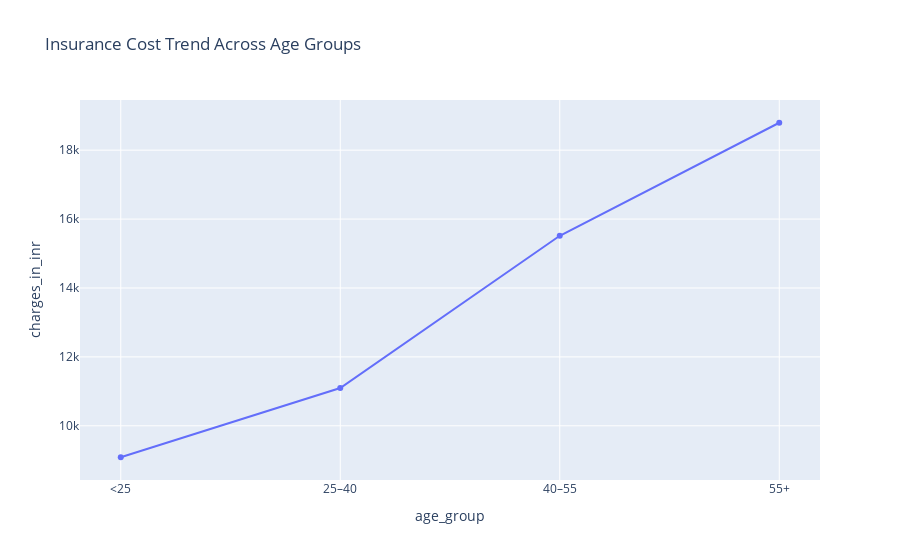

Notebook code cell kept with this figure:
### Markdown cell above
Smokers (~₹32k) pay much higher insurance costs than non-smokers.

Non-smokers (~₹8.4k) have significantly lower costs.

Reason: Smoking increases health risks and medical claims, so insurers charge higher premiums.

Key Insight:

Smokers cost nearly 4 times more than non-smokers.

### Code cell
# --------------------------------------------------
# Q7. Age impact – LINE CHART (GROUPED)
# --------------------------------------------------
df['age_group'] = pd.cut(
    df['age'],
    [0, 25, 40, 55, 100],
    labels=['<25', '25–40', '40–55', '55+']
)

age_avg = df.groupby('age_group')['charges_in_inr'].mean().reset_index()

px.line(
    age_avg,
    x='age_group',
    y='charges_in_inr',
    markers=True,
    title='Insurance Cost Trend Across Age Groups'
).show()

### Figure 1 — Plotly figure (JSON) as saved in the notebook; plotly's stock layout.template omitted (floating-point values rounded to 4 significant figures)
{"data": [{"hovertemplate": "age_group=%{x}<br>charges_in_inr=%{y}<extra></extra>", "legendgroup": "", "line": {"color": "#636efa", "dash": "solid"}, "marker": {"symbol": "circle"}, "mode": "lines+markers", "name": "", "orientation": "v", "showlegend": false, "type": "scatter", "x": ["<25", "25–40", "40–55", "55+"], "xaxis": "x", "y": [9087.0, 11100.0, 15520.0, 18800.0], "yaxis": "y"}], "layout": {"legend": {"tracegroupgap": 0}, "title": {"text": "Insurance Cost Trend Across Age Groups"}, "xaxis": {"anchor": "y", "domain": [0, 1], "title": {"text": "age_group"}}, "yaxis": {"anchor": "x", "domain": [0, 1], "title": {"text": "charges_in_inr"}}}}
